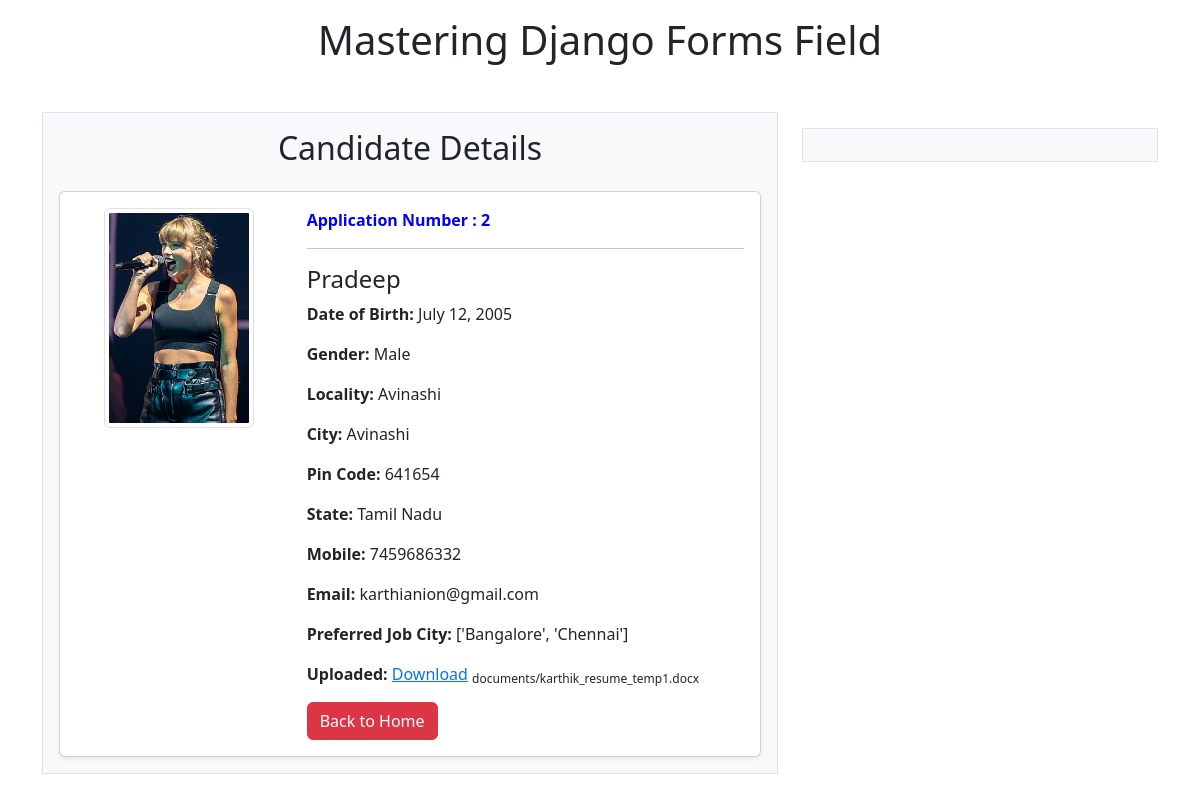
/candidate/2/, run on the app's committed database.
### students/models.py (models this page shows, shortened)
class Profile(models.Model):
    name=models.CharField(max_length=100)
    dob=models.DateField(auto_now=False,auto_now_add=False)
    gender=models.CharField(max_length=10)
    locality=models.CharField(max_length=100)
    city=models.CharField(max_length=50)
    pin=models.PositiveIntegerField(validators=[validate_pin],help_text="Enter 6 digit pin code")
    state=models.CharField(choices=state_choices,max_length=50)
    mobile=models.CharField(max_length=15,validators=[validators.RegexValidator(r'^\d{10}$')],help_text="Enter 10 digit mobile number")
    email=models.EmailField(max_length=100)
    job_city=models.CharField(max_length=50)
    profile_image=models.ImageField(upload_to='profile_images/',blank=True,null=True)
    file=models.FileField(upload_to='documents/',blank=True,null=True)

### students/views.py (the view)
# urls.py: path('candidate/<int:candidate_id>/',views.candidate_detail,name='candidate_detail'),
def candidate_detail(request, candidate_id):
    candidate = Profile.objects.get(id=candidate_id)
    return render(request, 'students/candidate.html', {'candidate': candidate})

### students/templates/students/candidate.html (shortened to what this page needs)
{% extends 'students/base.html' %}
{% load static %}
{% block leftcontent %}
<h2 class="text-center mb-4">Candidate Details</h2>
<div class="card shadow-sm">
  <div class="card-body">
    <div class="row">
      <div class="col-md-4 text-center">
        {% if candidate.profile_image %}
          <img src="{{ candidate.profile_image.url }}" class="img-thumbnail mb-3" width="150" alt="Profile Image">
        {% else %}
          <img src="{% static 'images/default_profile.png' %}" class="img-thumbnail mb-3" width="150" alt="Default Image">
        {% endif %}
      </div>
      <div class="col-md-8">
        <span style="color:blue"> <b>Application Number : {{candidate.id}} </b></span>
        <hr>
        <h4>{{ candidate.name }}</h4>
        <p><strong>Date of Birth:</strong> {{ candidate.dob }}</p>
        <p><strong>Gender:</strong> {{ candidate.gender }}</p>
        <p><strong>Locality:</strong> {{ candidate.locality }}</p>
        <p><strong>City:</strong> {{ candidate.city }}</p>
        <p><strong>Pin Code:</strong> {{ candidate.pin }}</p>
        <p><strong>State:</strong> {{ candidate.state }}</p>
        <p><strong>Mobile:</strong> {{ candidate.mobile }}</p>
        <p><strong>Email:</strong> {{ candidate.email }}</p>
        <p><strong>Preferred Job City:</strong> {{ candidate.job_city }}</p>
        <p><strong>Uploaded:</strong> <a href="{{candidate.file.url}}">Download</a> <sub>{{candidate.file.name}}</sub> </p>
        <a href="/"><button class="btn btn-danger">Back to Home</button></a>
      </div>
    </div>
  </div>
</div>
{% endblock leftcontent %}

### data on the page
Profile: profile_image (picture), id "2", name "Pradeep", dob "July 12, 2005", gender "Male", locality "Avinashi", city "Avinashi", pin "641654", state "Tamil Nadu", mobile "7459686332", email "karthianion@gmail.com", job_city "['Bangalore', 'Chennai']", file.name "documents/karthik_resume_temp1.docx"
